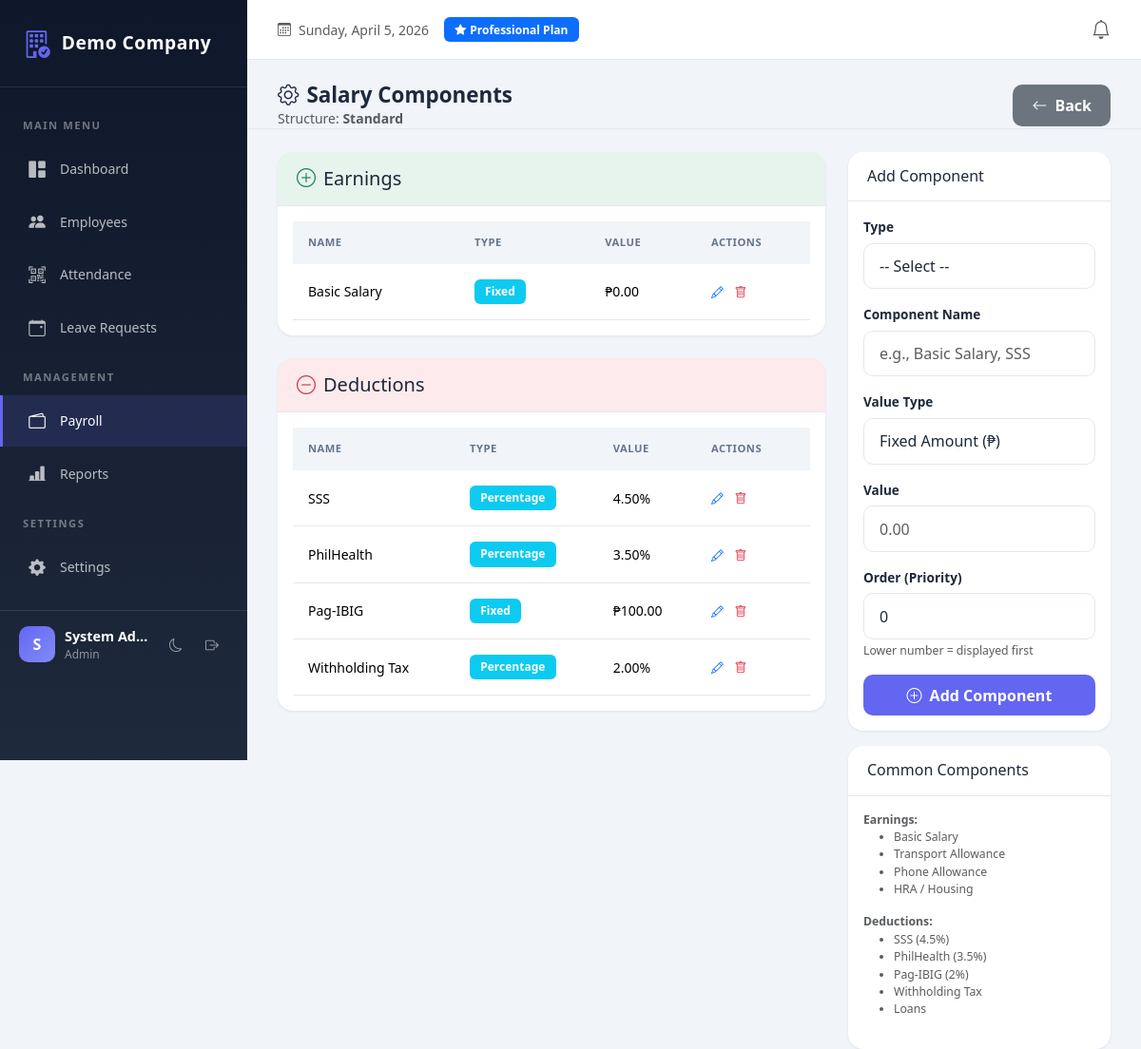
Page /modules/payroll/salary-components.php?struct_id=1 (signed in) on the committed database.
### tables this page shows
CREATE TABLE IF NOT EXISTS salary_structures (
    id INT AUTO_INCREMENT PRIMARY KEY,
    company_id INT NOT NULL,
    name VARCHAR(100) NOT NULL,
    description TEXT,
    is_active TINYINT(1) DEFAULT 1,
    created_at DATETIME DEFAULT CURRENT_TIMESTAMP,
    updated_at DATETIME DEFAULT CURRENT_TIMESTAMP ON UPDATE CURRENT_TIMESTAMP,
    UNIQUE KEY uniq_struct(company_id, name),
    INDEX idx_company(company_id)
);

CREATE TABLE IF NOT EXISTS salary_components (
    id INT AUTO_INCREMENT PRIMARY KEY,
    company_id INT NOT NULL,
    salary_structure_id INT NOT NULL,
    component_type ENUM('earning','deduction') NOT NULL,
    name VARCHAR(100) NOT NULL,
    type ENUM('fixed','percentage') DEFAULT 'fixed',
    value DECIMAL(10,2) DEFAULT 0,
    order_seq INT DEFAULT 0,
    is_active TINYINT(1) DEFAULT 1,
    created_at DATETIME DEFAULT CURRENT_TIMESTAMP,
    updated_at DATETIME DEFAULT CURRENT_TIMESTAMP ON UPDATE CURRENT_TIMESTAMP,
    FOREIGN KEY (salary_structure_id) REFERENCES salary_structures(id) ON DELETE CASCADE,
    INDEX idx_struct(salary_structure_id),
    INDEX idx_company(company_id)
);

### includes/functions.php (called while the page is built, shortened)
<?php
function e($s) {
    return htmlspecialchars($s ?? "", ENT_QUOTES, "UTF-8");
}

### modules/payroll/salary-components.php (the view, shortened to what this page needs)
<?php
require_once __DIR__.'/../../config/db.php';
require_once __DIR__.'/../../includes/header.php';
require_once __DIR__.'/../../includes/nav.php';
$cid = company_id() ?? 1;
$structId = (int)($_GET['struct_id'] ?? 0);
$struct = $pdo->prepare("SELECT * FROM salary_structures WHERE id = ? AND company_id = ?");
$struct->execute([$structId, $cid]);
$structure = $struct->fetch();
$components = $pdo->prepare("
    SELECT * FROM salary_components
    WHERE company_id = ? AND salary_structure_id = ?
    ORDER BY component_type DESC, order_seq ASC, name ASC
");
$components->execute([$cid, $structId]);
$allComponents = $components->fetchAll();
$earnings = array_filter($allComponents, fn($c) => $c['component_type'] === 'earning');
$deductions = array_filter($allComponents, fn($c) => $c['component_type'] === 'deduction');
?>
<div class="page-header d-flex justify-content-between align-items-center">
    <div>
        <h4><i class="bi bi-gear me-2"></i>Salary Components</h4>
        <p class="text-muted mb-0">Structure: <strong><?= e($structure['name']) ?></strong></p>
    </div>
    <a href="/modules/payroll/salary-structure.php" class="btn btn-secondary">
        <i class="bi bi-arrow-left me-2"></i>Back
    </a>
</div>
<div class="row">
    <div class="col-lg-8">
        <div class="card mb-4">
            <div class="card-header bg-success bg-opacity-10">
                <h5 class="mb-0"><i class="bi bi-plus-circle text-success me-2"></i>Earnings</h5>
            </div>
            <div class="card-body">
                <?php if (empty($earnings)): ?>
                <p class="text-muted mb-0">No earnings configured</p>
                <?php else: ?>
                <div class="table-responsive">
                    <table class="table table-sm mb-0">
                        <thead>
                            <tr>
                                <th>Name</th>
                                <th>Type</th>
                                <th>Value</th>
                                <th style="width:120px">Actions</th>
                            </tr>
                        </thead>
                        <tbody>
                            <?php foreach ($earnings as $comp): ?>
                            <tr>
                                <td><?= e($comp['name']) ?></td>
                                <td><span class="badge bg-info"><?= ucfirst($comp['type']) ?></span></td>
                                <td>
                                    <?= $comp['type'] === 'percentage' ? $comp['value'].'%' : '₱'.number_format($comp['value'], 2) ?>
                                </td>
                                <td>
                                    <button class="btn btn-sm btn-link p-0" data-bs-toggle="modal" data-bs-target="#editModal<?= $comp['id'] ?>">
                                        <i class="bi bi-pencil"></i>
                                    </button>
                                    <form method="POST" style="display:inline" onsubmit="return confirm('Delete this component?')">
                                        <button type="submit" class="btn btn-sm btn-link text-danger p-0" style="margin-left:8px">
                                            <i class="bi bi-trash"></i>
                                        </button>
                                    </form>
                                </td>
                            </tr>
                            <?php endforeach; ?>
                        </tbody>
                    </table>
                </div>
                <?php endif; ?>
            </div>
        </div>
        <div class="card mb-4">
            <div class="card-header bg-danger bg-opacity-10">
                <h5 class="mb-0"><i class="bi bi-dash-circle text-danger me-2"></i>Deductions</h5>
            </div>
            <div class="card-body">
                <?php if (empty($deductions)): ?>
                <p class="text-muted mb-0">No deductions configured</p>
                <?php else: ?>
                <div class="table-responsive">
                    <table class="table table-sm mb-0">
                        <thead>
                            <tr>
                                <th>Name</th>
                                <th>Type</th>
                                <th>Value</th>
                                <th style="width:120px">Actions</th>
                            </tr>
                        </thead>
                        <tbody>
                            <?php foreach ($deductions as $comp): ?>
                            <tr>
                                <td><?= e($comp['name']) ?></td>
                                <td><span class="badge bg-info"><?= ucfirst($comp['type']) ?></span></td>
                                <td>
                                    <?= $comp['type'] === 'percentage' ? $comp['value'].'%' : '₱'.number_format($comp['value'], 2) ?>
                                </td>
                                <td>
                                    <button class="btn btn-sm btn-link p-0" data-bs-toggle="modal" data-bs-target="#editModal<?= $comp['id'] ?>">
                                        <i class="bi bi-pencil"></i>
                                    </button>
                                    <form method="POST" style="display:inline" onsubmit="return confirm('Delete this component?')">
                                        <button type="submit" class="btn btn-sm btn-link text-danger p-0" style="margin-left:8px">
                                            <i class="bi bi-trash"></i>
                                        </button>
                                    </form>
                                </td>
                            </tr>
                            <?php endforeach; ?>
                        </tbody>
                    </table>
                </div>
                <?php endif; ?>
            </div>
        </div>
    </div>
    <div class="col-lg-4">
        <div class="card">
            <div class="card-header">
                <h6 class="mb-0">Add Component</h6>
            </div>
            <div class="card-body">
                <form method="POST">
                    <div class="mb-3">
                        <label class="form-label">Type</label>
                        <select class="form-select" name="component_type" required>
                            <option value="">-- Select --</option>
                        </select>
                    </div>
                    <div class="mb-3">
                        <label class="form-label">Component Name</label>
                        <input type="text" class="form-control" name="name" placeholder="e.g., Basic Salary, SSS" required>
                    </div>
                    <div class="mb-3">
                        <label class="form-label">Value Type</label>
                        <select class="form-select" name="type" required>
                            <option value="fixed">Fixed Amount (₱)</option>
                        </select>
                    </div>
                    <div class="mb-3">
                        <label class="form-label">Value</label>
                        <input type="number" class="form-control" name="value" step="0.01" placeholder="0.00" required>
                    </div>
                    <div class="mb-3">
                        <label class="form-label">Order (Priority)</label>
                        <input type="number" class="form-control" name="order_seq" value="0">
                        <small class="text-muted">Lower number = displayed first</small>
                    </div>
                    <button type="submit" class="btn btn-primary w-100">
                        <i class="bi bi-plus-circle me-2"></i>Add Component
                    </button>
                </form>
            </div>
        </div>
        <div class="card mt-3">
            <div class="card-header">
                <h6 class="mb-0">Common Components</h6>
            </div>
            <div class="card-body text-muted small">
                <strong>Earnings:</strong>
                <ul class="mb-3">
                    <li>Basic Salary</li>
                    <li>Transport Allowance</li>
                    <li>Phone Allowance</li>
                    <li>HRA / Housing</li>
                </ul>
                <strong>Deductions:</strong>
                <ul>
                    <li>SSS (4.5%)</li>
                    <li>PhilHealth (3.5%)</li>
                    <li>Pag-IBIG (2%)</li>
                    <li>Withholding Tax</li>
                    <li>Loans</li>
                </ul>
            </div>
        </div>
    </div>
</div>
<?php require_once __DIR__.'/../../includes/footer.php'; ?>

### public/assets/css/style.css (style rules this page uses)
* { margin: 0; padding: 0; box-sizing: border-box; }
body { font-family: 'Segoe UI', system-ui, -apple-system, sans-serif; font-size: 14px; background: var(--bg-body); color: var(--text-primary); min-height: 100vh; transition: background 0.3s ease, color 0.3s ease; }
.card, .modal-content, .dropdown-menu, .table, .btn, .form-control, .form-select { transition: background 0.3s ease, border-color 0.3s ease, color 0.3s ease; }
.main-content > *:not(.top-bar) { padding: 0 2rem; }
.main-content > .page-header { padding-top: 1.5rem; }
.card { border: none; border-radius: 16px; box-shadow: 0 1px 3px rgba(0,0,0,0.08); background: var(--bg-card); overflow: hidden; }
.card-header { background: var(--bg-card); border-bottom: 1px solid var(--border-color); font-weight: 600; padding: 1rem 1.25rem; color: var(--text-primary); }
.table { margin-bottom: 0; color: var(--text-primary); }
.table thead th { background: var(--bg-body); color: var(--text-secondary); font-weight: 600; border: none; padding: 0.875rem 1rem; text-transform: uppercase; font-size: 0.7rem; letter-spacing: 0.5px; }
.table tbody tr { transition: all 0.15s ease; }
.table td { padding: 1rem; vertical-align: middle; border-color: var(--border-color); }
.btn { border-radius: 10px; font-weight: 600; padding: 0.6rem 1.25rem; transition: all 0.2s ease; border: none; }
.btn-primary { background: var(--primary); }
.btn-sm { padding: 0.4rem 0.75rem; font-size: 0.8rem; }
.form-control, .form-select { border-radius: 10px; border: 1px solid var(--border-color); padding: 0.7rem 1rem; transition: all 0.2s ease; background: var(--bg-card); color: var(--text-primary); }
.form-label { font-weight: 600; color: var(--text-primary); margin-bottom: 0.4rem; font-size: 0.85rem; }
.badge { padding: 0.45rem 0.7rem; border-radius: 6px; font-weight: 600; font-size: 0.75rem; }
.page-header { margin-bottom: 1.5rem; padding-bottom: 1rem; border-bottom: 1px solid var(--border-color); }
.page-header h4 { font-weight: 700; color: var(--text-primary); margin: 0; font-size: 1.4rem; }
.card, .stat-card { animation: fadeIn 0.3s ease-out; }

### rows in the picture
salary_structures: name "Standard"
salary_components: name "Basic Salary", type "Fixed", value "0.00"
salary_components: name "SSS", type "Percentage", value "4.50"
salary_components: name "PhilHealth", type "Percentage", value "3.50"
salary_components: name "Pag-IBIG", type "Fixed", value "100.00"
salary_components: name "Withholding Tax", type "Percentage", value "2.00"

### other values in the picture
$company['name'] "Demo Company"
substr($u['name'] ?: $u['email'], 0, 1) "S"
$u['name'] ?: $u['email'] "System Ad…"
$u['role'] "Admin"
$company['plan'] "Professional"
